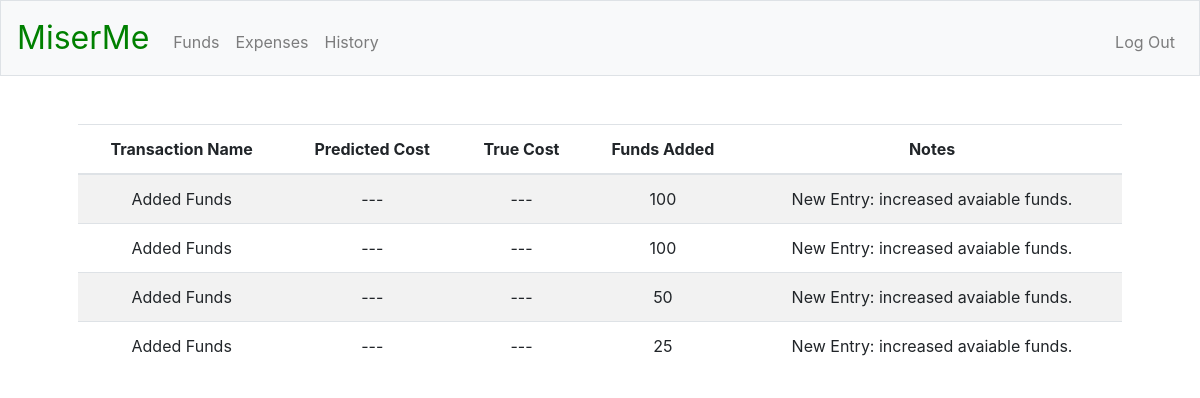
The page /history (signed in) on the database its author committed.
### tables this page shows
CREATE TABLE history (
history_id INTEGER PRIMARY KEY AUTOINCREMENT NOT NULL,
user_id INTEGER NOT NULL,
txn_name TEXT DEFAULT "---" NOT NULL,
date TEXT DEFAULT "---" NOT NULL,
predicted_cost NUMERIC DEFAULT "---" NOT NULL,
true_cost NUMERIC DEFAULT "---" NOT NULL,
funds_added NUMERIC DEFAULT "---" NOT NULL,
notes VARCHAR(255) DEFAULT "---" NOT NULL,
FOREIGN KEY(user_id) REFERENCES registants(id));

### app.py (the view)
@app.route("/history")
@login_required
def history():
    c.execute("""
    SELECT txn_name, predicted_cost, true_cost, funds_added, notes FROM history WHERE user_id = :user_id;
    """, {"user_id": session["user_id"]})
    rows = c.fetchall()
    entries = []
    for row in rows:
        entries.append({
            "name": row[0],
            "predict": row[1],
            "true": row[2],
            "funds_added": row[3],
            "notes": row[4]
        })
    return render_template("history.html", entries = entries)

### helpers.py (called while the page is built)
def login_required(f):
    @wraps(f)
    def decorated_functions(*args, **kwargs):
        if session.get("user_id") is None:
            return redirect("/login")
        return f(*args, **kwargs)
    return decorated_functions

### templates/history.html (shortened to what this page needs)
{% extends "layout.html" %}
{% block main %}
    <table class="table table-striped">
        <thead>
            <tr>
                <th>Transaction Name</th>
                <th>Predicted Cost</th>
                <th>True Cost</th>
                <th>Funds Added</th>
                <th>Notes</th>
            </tr>
        </thead>
        <tbody>
            {% for i in entries %}
            <tr>
                <td>{{ i["name"] }}</td>
                <td>{{ i["predict"] }}</td>
                <td>{{ i["true"] }}</td>
                <td>{{ i["funds_added"] }}</td>
                <td>{{ i["notes"] }}</td>
            </tr>
            {% endfor %}
        </tbody>
    </table>
{% endblock %}

### rows shown on the page
history: name "Added Funds", predict "---", true "---", funds_added "100", notes "New Entry: increased avaiable funds."
history: name "Added Funds", predict "---", true "---", funds_added "100", notes "New Entry: increased avaiable funds."
history: name "Added Funds", predict "---", true "---", funds_added "50", notes "New Entry: increased avaiable funds."
history: name "Added Funds", predict "---", true "---", funds_added "25", notes "New Entry: increased avaiable funds."
